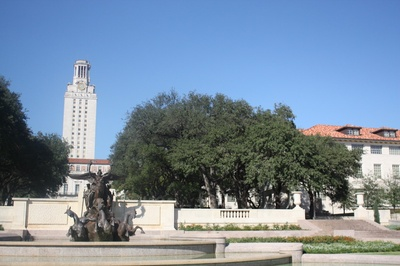
#> input picture imagesSet1/uttower_left.jpg, 400 x 266 px, shrunk from 1024 x 683 before the run
$ python Project.py   (older library calls are emulated)
#> lines starting #> are read from the running program, lines starting #| are printed output that depends on the picture; after the words box and inside, x2 and y2 are one past the last pixel; in counts of white or black regions, pixels touching at a corner belong together
### harris_detector.py
import numpy as np
import cv2
import matplotlib.pyplot as plt

def harris_corner_detection(image, threshold = 50000000000):
    Ix = cv2.Sobel(image, cv2.CV_32F, 1, 0, ksize=3)
    Iy = cv2.Sobel(image, cv2.CV_32F, 0, 1, ksize=3)
    Ixx = Ix*Ix
    Iyy = Iy*Iy
    Ixy = Ix*Iy

    duplicate_image = np.copy(image)
    kps = []
    shape = np.shape(image)
    k1 = 3
    k2 = 3
    i = j = 0
    m = n = 1

    M = np.zeros((2, 2))
    out = np.zeros(np.shape(Ix))

    while(i + k1 <= shape[0]):
        while(j + k2 <= shape[1]):
            M[0][0] = np.sum(Ixx[i:i+k1, j:j+k2])
            M[1][0] = M[0][1] = np.sum(Ixy[i:i+k1, j:j+k2])
            M[1][1] = np.sum(Iyy[i:i+k1, j:j+k2])
            out[m][n] = np.linalg.det(M) - 0.06*(np.trace(M)**2)
            if out[m][n] > threshold:
                cv2.circle(duplicate_image, (n, m), 3, (0, 0, 255), -1)
                kp = cv2.KeyPoint(n, m, 5, _class_id=0)
                kps.append(kp)
            j += 1
            n += 1
        i += 1
        m += 1
        j = 0
        n = 0

    plt.imshow(duplicate_image)
    plt.show()
    im1 = cv2.drawKeypoints(image, kps, None)
    plt.imshow(im1)
    result = duplicate_image
    result = cv2.cvtColor(result, cv2.COLOR_RGB2BGR)
    filename = 'Results/Harris/result.jpg'
    cv2.imwrite(filename, result)
    plt.show()
    return result, kps

### Project.py
import numpy as np
import cv2
from harris_detector import *

def stitch_images(images, detectorType='sift'):

    if detectorType == 'sift':
        featureDetector = cv2.xfeatures2d.SIFT_create()
        bMatcher = cv2.BFMatcher(cv2.NORM_L2, crossCheck=False)
    elif detectorType == 'surf':
        featureDetector = cv2.xfeatures2d.SURF_create()
        bMatcher = cv2.BFMatcher(cv2.NORM_L2, crossCheck=False)
    elif detectorType == 'brisk':
        featureDetector = cv2.BRISK_create()
        bMatcher = cv2.BFMatcher(cv2.NORM_HAMMING, crossCheck=False)
    elif detectorType == 'orb':
        featureDetector = cv2.ORB_create()
        bMatcher = cv2.BFMatcher(cv2.NORM_HAMMING, crossCheck=False)


    # n_images = len(images)

    images_dict = {}
    keypts_harris_dict = {}
    keypts_sift_dict = {}
    descptr_sift_dict = {}

    for i in range(2):
        gbr_img = cv2.imread(images[i])
        rgb_img = cv2.cvtColor(gbr_img, cv2.COLOR_BGR2RGB)

        gray_img = cv2.cvtColor(gbr_img, cv2.COLOR_BGR2GRAY)

        im, keypts = harris_corner_detection(gray_img, 50000000000)
        # print("KEYPOINTS", len(keypts))
        plt.imshow(im)
        kps, desptr = featureDetector.compute(gray_img, keypts)
        # print("SIFT KEYPOINTS", len(keypts))
        # print(np.array([kps[i]==keypts[i] for i in range(len(kps))]).sum())
        images_dict[i] = gbr_img
        keypts_harris_dict[i] = keypts
        keypts_sift_dict[i] = kps
        descptr_sift_dict[i] = desptr

    # matches = bf.knnMatch(descptr_sift_dict[0],descptr_sift_dict[1],k=2)
    matches = bMatcher.match(descptr_sift_dict[0], descptr_sift_dict[1])
    # [4 lines of commented-out code are left out]
    matches = sorted(matches, key = lambda x:x.distance)
    print(len(matches), len(keypts_sift_dict[1]), len(keypts_sift_dict[0]), len(descptr_sift_dict[0]), len(descptr_sift_dict[1]))
    # good = good[:15]
    # pt1 = np.float32([keypts_sift_dict[0][m.queryIdx].pt for m in good]).reshape(-1,1,2)
    # pt2 = np.float32([keypts_sift_dict[1][m.trainIdx].pt for m in good]).reshape(-1,1,2)
    pt1 = np.zeros((len(matches), 1, 2), dtype=np.float32)
    pt2 = np.zeros((len(matches), 1, 2), dtype=np.float32)

    for i in range(min(len(matches), len(keypts_sift_dict[1]), len(keypts_sift_dict[0]))):

        pt1[i] = keypts_sift_dict[0][matches[i].queryIdx].pt
        pt2[i] = keypts_sift_dict[1][matches[i].queryIdx].pt

    #
    # (H, status) = cv2.findHomography(pt1, pt2, cv2.RANSAC, 4)
    print(len(pt1), len(pt2), len(matches))
    H, mask = cv2.findHomography(pt1,pt2,cv2.RANSAC,4)
    print(H)
    final_width = images_dict[0].shape[1] + images_dict[1].shape[1]
    final_height = images_dict[0].shape[0] + images_dict[1].shape[0]

    final_image = cv2.warpPerspective(images_dict[1], H, (final_width, final_height))

    # final_image[:images_dict[0].shape[0], :images_dict[0].shape[1]] = images_dict[0]

    return final_image

def panorama_stitching(images):

    images_list = [images[0]]
    for i in range(len(images)-1):
        i = i+1
        images_list.append(images[i])
        result = stitch_images(images_list)
#> in stitch_images, gbr_img is the input picture: shape (266, 400, 3); mean B, G, R 159, 140, 121.8
#> in stitch_images, `gray_img = cv2.cvtColor(gbr_img, cv2.COLOR_BGR2GRAY)`:
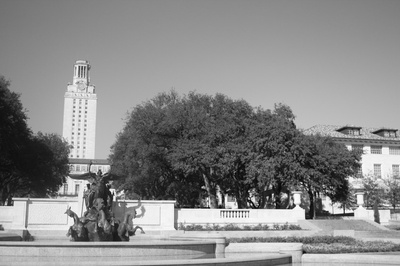
#> gray_img: shape (266, 400); min 1, max 255, mean 136.7
#> in harris_corner_detection, `Ix = cv2.Sobel(image, cv2.CV_32F, 1, 0, ksize=3)`:
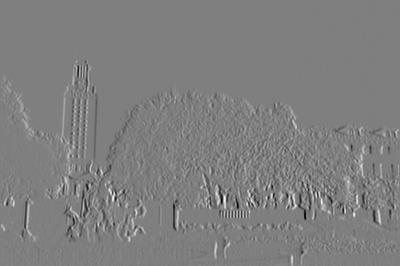
#> Ix: shape (266, 400) float32; min -859, max 863, mean 1.4; drawn with min black and max white
#> in harris_corner_detection, `Iy = cv2.Sobel(image, cv2.CV_32F, 0, 1, ksize=3)`:
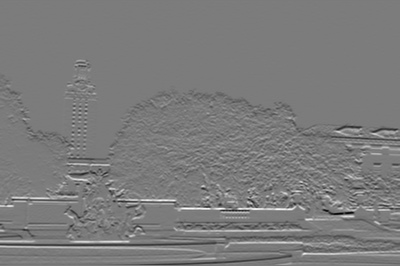
#> Iy: shape (266, 400) float32; min -889, max 940, mean 0.6; drawn with min black and max white
#> in harris_corner_detection, `Ixx = Ix*Ix`:
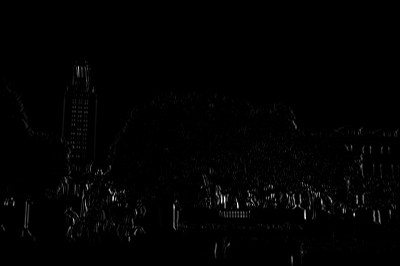
#> Ixx: shape (266, 400) float32; min 0, max 744769, mean 6666.1; drawn with min black and max white
#> in harris_corner_detection, `Iyy = Iy*Iy`:
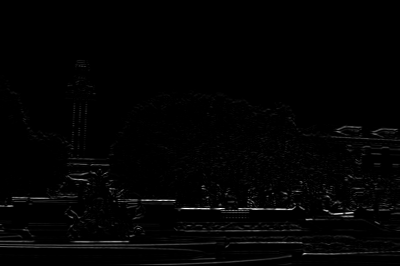
#> Iyy: shape (266, 400) float32; min 0, max 883600, mean 11437.5; drawn with min black and max white
#> in harris_corner_detection, `Ixy = Ix*Iy`:
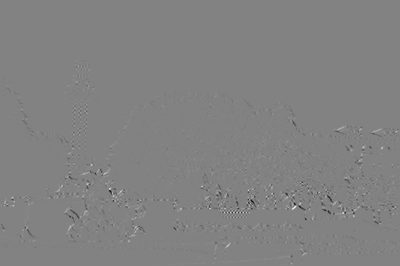
#> Ixy: shape (266, 400) float32; min -361101, max 346137, mean -256.4; drawn with min black and max white
#> after the loop in harris_corner_detection, `while(i + k1 <= shape[0]):`: duplicate_image: shape (266, 400); 0.03% of pixels changed, all inside (x1, y1, x2, y2) = (73, 62, 80, 69)
#> after the loop in harris_corner_detection, `while(i + k1 <= shape[0]):`: M = [[514107, 133221], [133221, 317115]]; i = 64; kps = []; m = 65
        cv2.imwrite("result"+str(i)+".jpg", result)
        images_list = ["result"+str(i)+".jpg"]


    cv2.imshow("frame", result)
    cv2.waitKey(0)
    cv2.destroyAllWindows()

#> (the run stopped early here; a loop or call above may not have finished)
